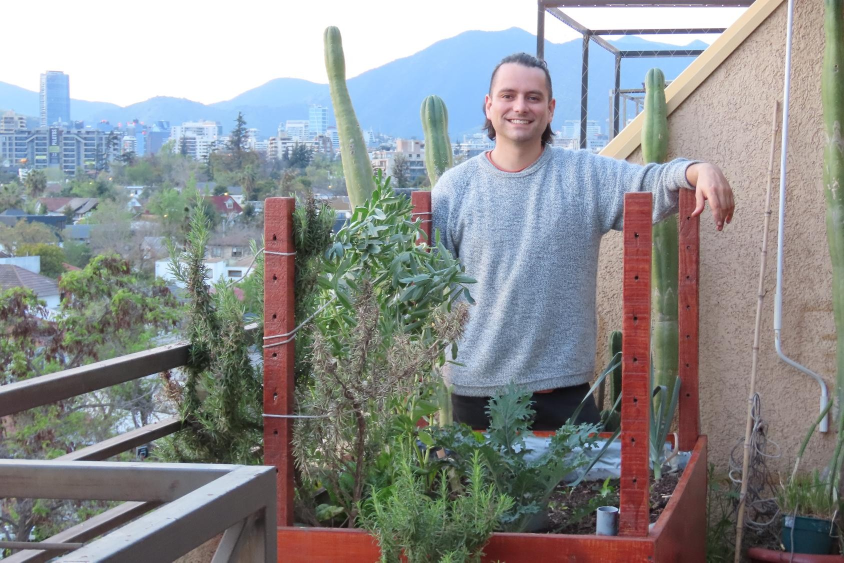
#> input picture images/people/francis_bancal_completo.jpg, 1688 x 1125 px (shown at 1/2 size)
$ python generate_tarjetas.py
#> lines starting #> are read from the running program, lines starting #| are printed output that depends on the picture
#!/usr/bin/env python3
"""
Genera las imagenes de referencia de la tarjeta de presentacion de LivLin
para cada medida estandar, a 300 dpi y a tamano exacto (sin sangrado).

Frente   -> images/tarjetas/frente-<ancho>x<alto>.jpg
            Misma receta que las imagenes OG: foto de fondo
            (images/people/francis_bancal_completo.jpg), degrade oscuro,
            badge circular con el logo arriba a la izquierda y, abajo a la
            izquierda, nombre, servicios y datos de contacto.
            Toda la informacion va al frente; la tarjeta no lleva reverso.
Reverso  -> images/tarjetas/reverso-<ancho>x<alto>.jpg
            Solo servicios y "Sanar naturaleza". Tinta oscura sobre blanco
            (blanco = sin tinta), sirve para todos los papeles.
Mural    -> images/tarjetas/mural-<ancho>x<alto>.jpg
            Version "todo al frente" para dejar la tarjeta en un panel donde no
            se ve el reverso: franja de foto grande a la derecha; a la izquierda logo,
            nombre (protagonista), descripcion, servicios y contacto.
            Tinta oscura sobre blanco (blanco = sin tinta): sirve para todos los papeles.
Kraft    -> images/tarjetas/frente-kraft-<ancho>x<alto>.jpg
            Version solo-tintas para papel kraft (no se imprime blanco):
            la foto se desvanece hacia el papel (aqui, blanco = sin tinta) y los
            textos van en tinta oscura. La pagina la mezcla en "multiplicar"
            sobre la textura kraft.

Uso:
    pip install pillow
    python scripts/generate_tarjetas.py
"""

import os
import subprocess
import tempfile
from pathlib import Path

from PIL import Image, ImageDraw, ImageFont

ROOT = Path(__file__).resolve().parent.parent
LOGO_TEXT = ROOT / "images/ui/logo_livlin_with_text.png"
PHOTO = ROOT / "images/people/francis_bancal_completo.jpg"
LOGO_CIRCLE = ROOT / "images/ui/logo_livlin_with_text_circle.png"
ICON_DIR = ROOT / "images/icons"
FONT_LATIN = ROOT / "scripts/fonts/Montserrat-Variable.ttf"
FONT_CJK = ROOT / "scripts/fonts/NotoSansSC-Variable.ttf"
OUT_DIR = ROOT / "images/tarjetas"

DPI = int(os.environ.get("LIVLIN_DPI", "300"))
SIZES_MM = [(90, 50), (90, 55), (80, 50), (85, 55)]

# Tintas (mismos colores del sitio)
NAVY = (17, 46, 77)          # --text
TEAL_DARK = (26, 119, 131)   # --teal-dark
GREEN_LIGHT = (122, 218, 165)  # --green-light
WHITE = (255, 255, 255)

# ----------------------------- contenido -----------------------------
NAME = "Francis Mason"
NAME_ZH = "(林高天)"
SERVICE_LINES = ["Servicios para la Sustentabilidad", "y la Regeneración"]
SERVICES = [
    ("compass", "Diseño regenerativo"),
    ("sprout", "Huerto urbano"),
    ("leaf", "Educación ambiental"),
    ("users", "Facilitación organizacional"),
    ("bar-chart-2", "Monitoreo y aprendizaje (MEL)"),
    ("laptop", "Soluciones digitales"),
]
# mismos servicios del flyer: verbo (verde) + descripcion (navy)
SERVICES_V = [
    ("compass", "Diseñamos", "Espacios y proyectos regenerativos"),
    ("sprout", "Cultivamos", "Huertos urbanos y educativos"),
    ("leaf", "Enseñamos", "Educación ambiental participativa"),
    ("users", "Facilitamos", "Procesos para organizaciones y comunidades"),
    ("bar-chart-2", "Mejoramos", "Monitoreo, evaluación y aprendizaje"),
    ("laptop", "Desarrollamos", "Soluciones digitales a medida"),
]
TAGLINE = ["Sanar", "naturaleza"]
CONTACTS = [
    ("phone", "+56 9 7165 7358"),
    ("globe", "www.livlin.cl"),
    ("mail", "francis@livlin.cl"),
    ("instagram", "@livlin.cl"),
]


# [5 lines left out: function crop_logo, not called in this run]


def mm(v):
    return v * DPI / 25.4


# [34 lines left out: functions font, fit_font, text_w, draw_text, not called in this run]


# ------------------------------- frente -------------------------------
def build_front(w_mm, h_mm):
#> called with w_mm = 90, h_mm = 50
    W, H = round(mm(w_mm)), round(mm(h_mm))
    photo = Image.open(PHOTO).convert("RGB")
#> photo is the input picture: PIL image 1688x1125 RGB; mean R, G, B 140.3, 142.5, 143.1
    scale = W / photo.width
#> scale = 0.63
    if photo.height * scale < H:  # por si la proporcion fuera muy alta
        scale = H / photo.height
    photo = photo.resize((round(photo.width * scale), round(photo.height * scale)), Image.LANCZOS)
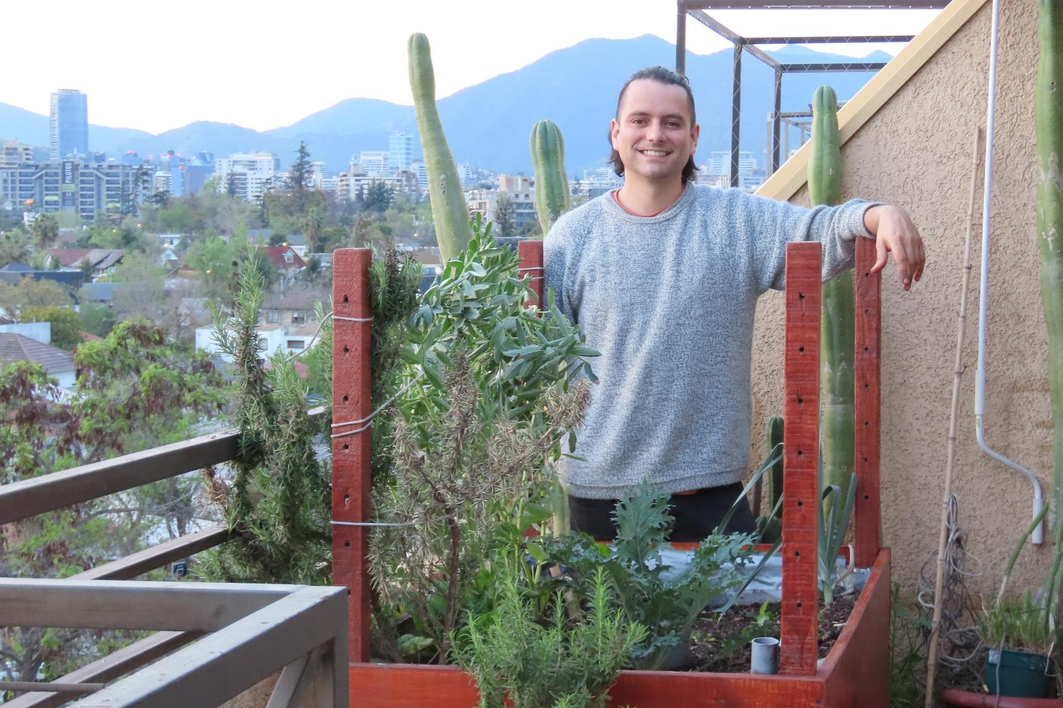
#> photo: PIL image 1063x708 RGB; mean R, G, B 140.3, 142.5, 143.1
    left = (photo.width - W) // 2
#> left = 0
    canvas = photo.crop((left, 0, left + W, H))  # anclado arriba (igual que las OG)
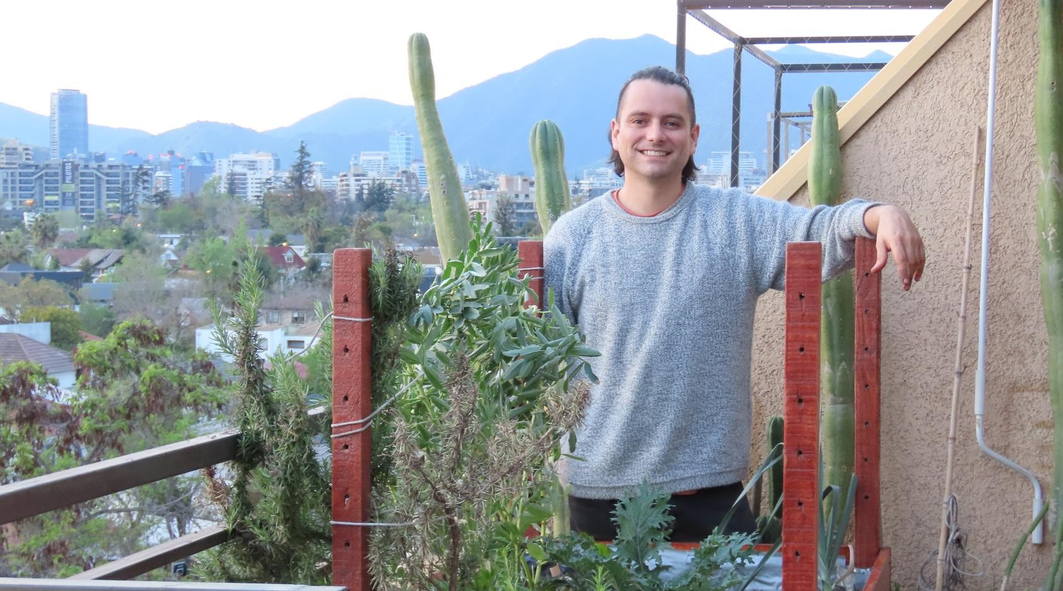
#> canvas: PIL image 1063x591 RGB; mean R, G, B 149.2, 153.7, 155.6

    # degrade oscuro: abajo (como las OG) + lateral izquierdo para el texto
    alpha = Image.new("L", (W, H), 0)
#> alpha: PIL image 1063x591 L; every value is 0
    px = alpha.load()
    for y in range(H):
        a_bottom = 190 * (y / H) ** 1.5
        for x in range(W):
            a_left = 175 * max(0.0, 1 - x / (W * 0.72)) ** 1.2 * (0.45 + 0.55 * y / H)
            px[x, y] = int(min(225, max(a_bottom, a_left)))
    canvas = Image.composite(Image.new("RGB", (W, H), (10, 20, 15)), canvas, alpha)
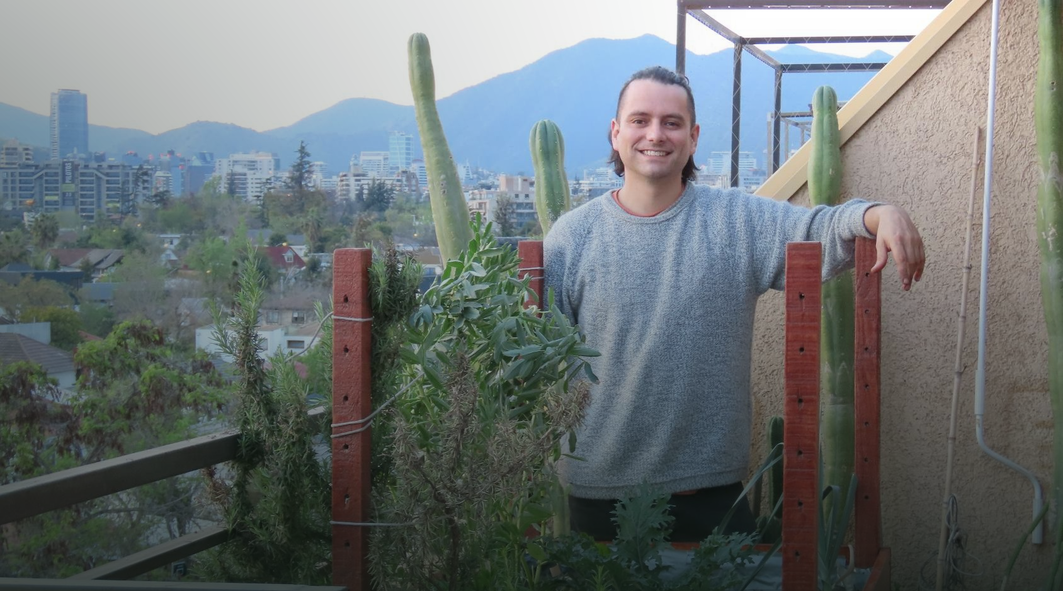
#> canvas: PIL image 1063x591 RGB; mean R, G, B 108.4, 115.2, 116

    m = max(h_mm * 0.075 * DPI / 25.4, mm(3.6))  # margen

    # badge circular con el logo
    d = round(H * 0.27)
#> (the run stopped early here; a loop or call above may not have finished)

$ run again, with images/people/francis.png saved as images/people/francis_bancal_completo.jpg
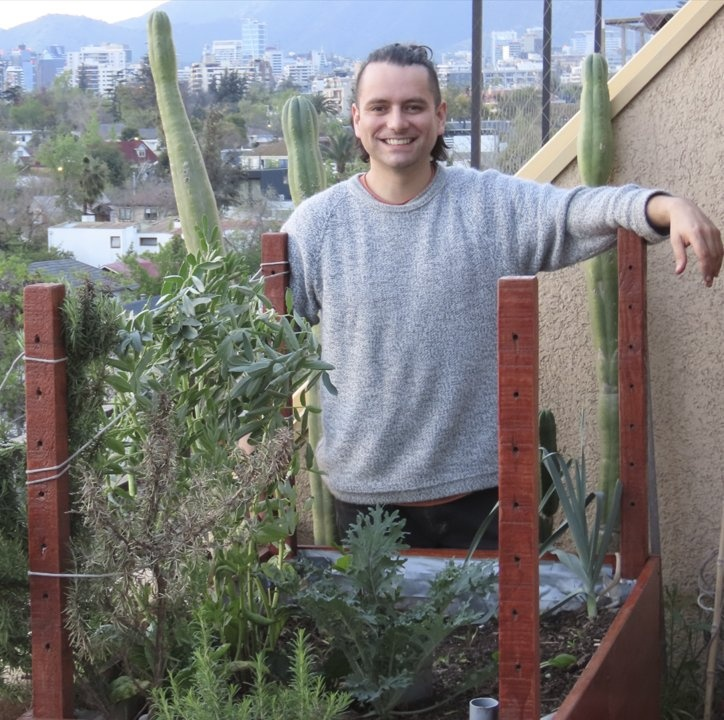
#> input picture images/people/francis.png, 724 x 720 px
#> in build_front, photo is the input picture: PIL image 724x720 RGB; mean R, G, B 122.1, 121.8, 121
#> photo: PIL image 1063x1057 RGB
#> in build_front, `canvas = photo.crop((left, 0, left + W, H))`:
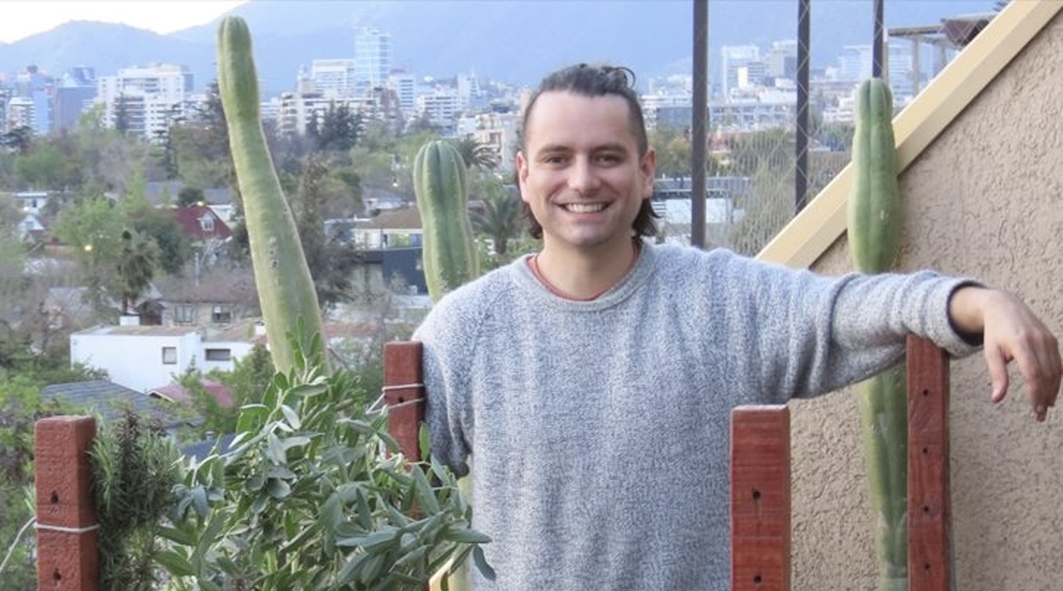
#> canvas: PIL image 1063x591 RGB; mean R, G, B 149, 151.6, 155.8
#> alpha: PIL image 1063x591 L; every value is 0
#> in build_front, `canvas = Image.composite(Image.new("RGB", (W, H), (10, 20, 15)), canva..`:
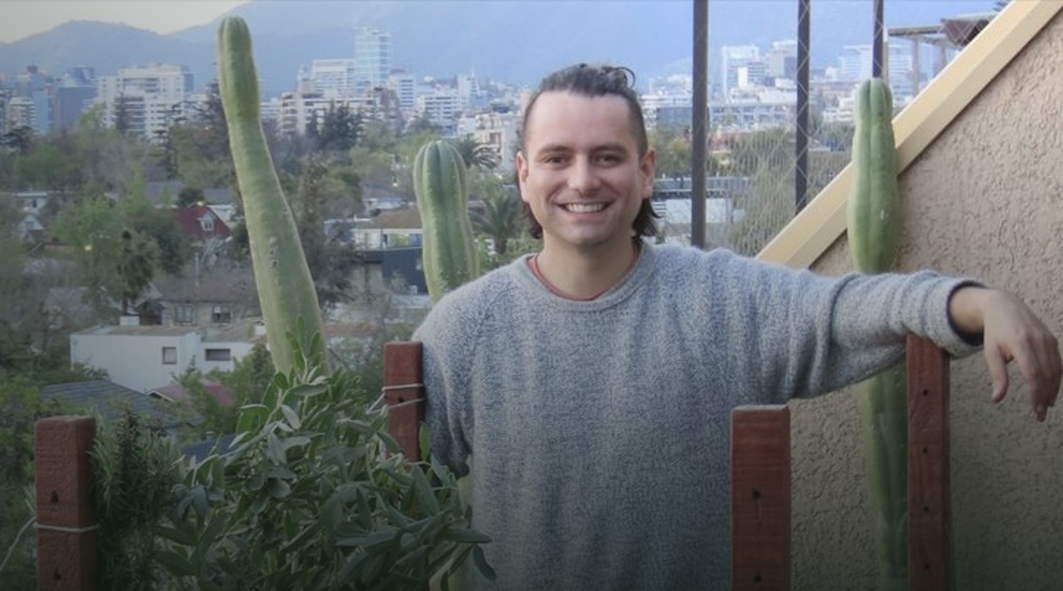
#> canvas: PIL image 1063x591 RGB; mean R, G, B 105.8, 111.5, 113.9
